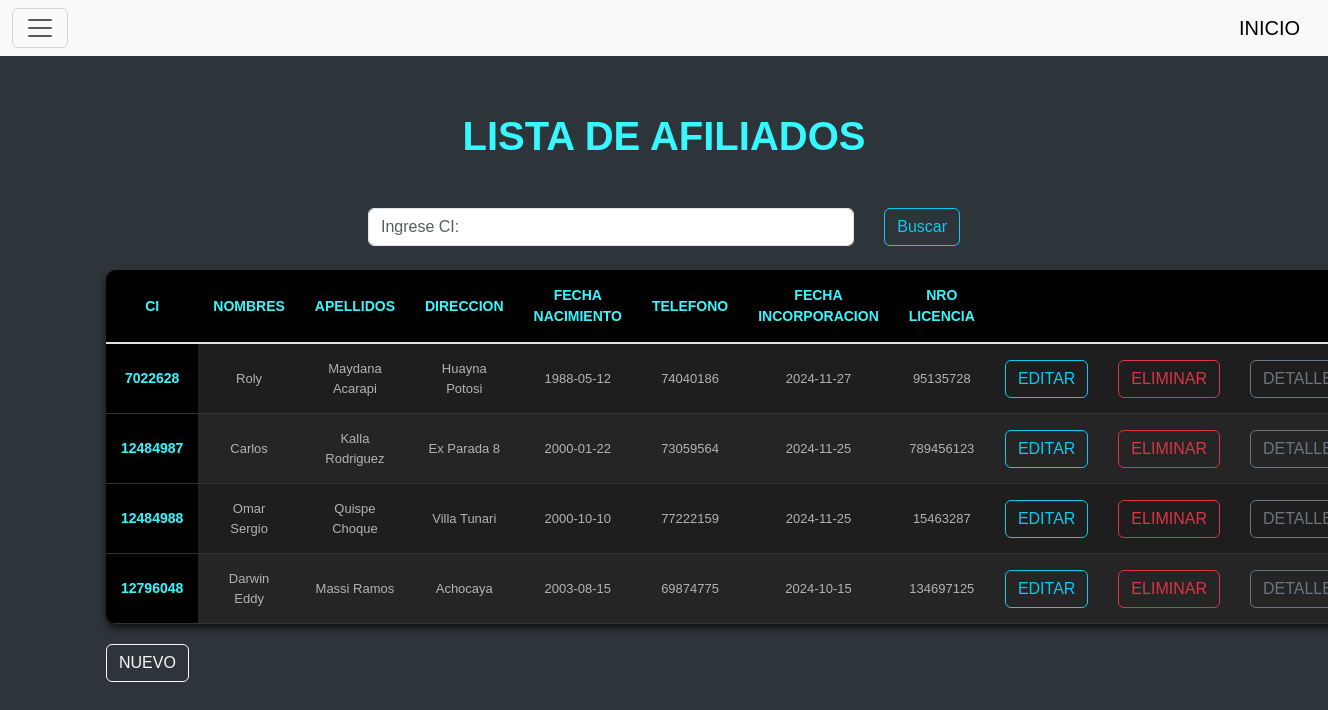
The app's page /afiliados, older data.
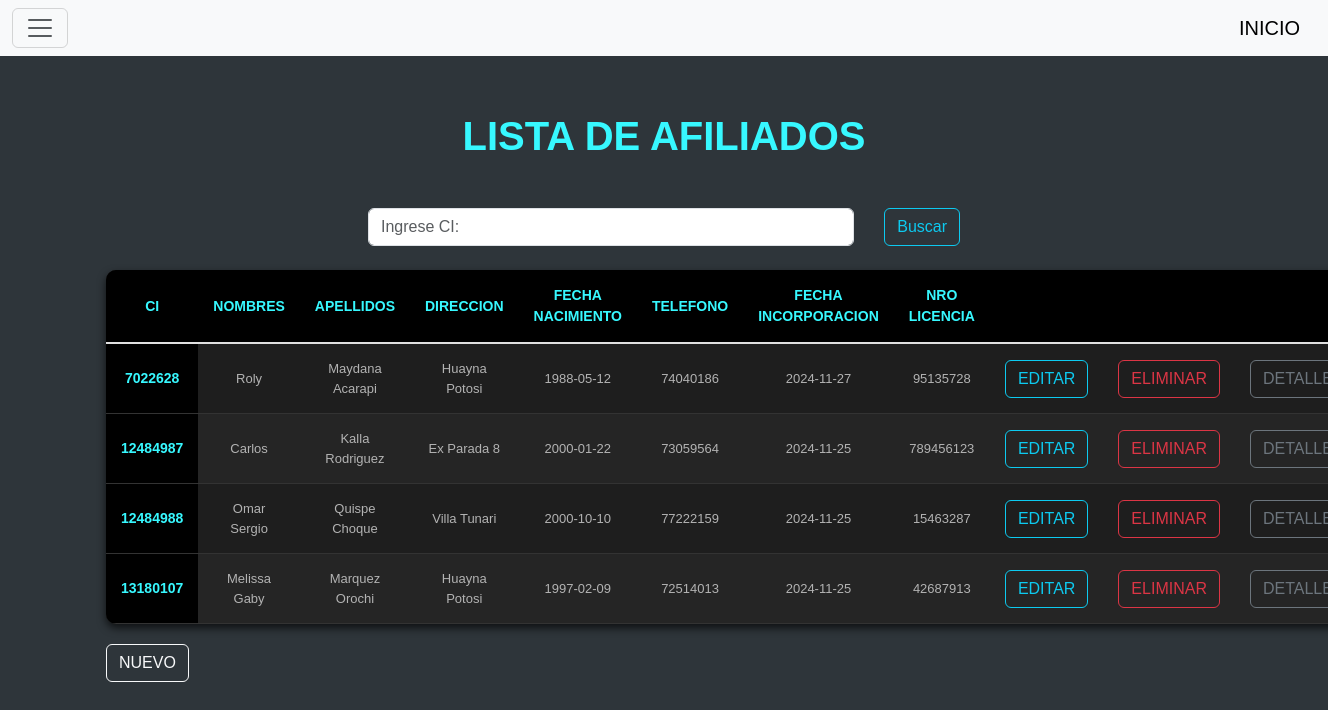
The same page, newer data.
### tables this page shows
CREATE TABLE afiliado(
        ci INTEGER PRIMARY KEY,
        nombres TEXT NOT NULL,
        apellidos TEXT NOT NULL,
        direccion TEXT NOT NULL,
        fecha_nacimiento DATE NOT NULL,
        telefono INTEGER NOT NULL,
        fecha_incorporacion DATE NOT NULL,
        nro_licencia TEXT NOT NULL
        );

### blueprints/afiliados/__init__.py (the view)
@afiliados_bp.route("/afiliados")
def index():
    conn=sqlite3.connect("star_service.db")
    conn.row_factory=sqlite3.Row
    cur=conn.cursor()
    cur.execute("SELECT * FROM afiliado ORDER BY fecha_incorporacion DESC")
    afiliados=cur.fetchall()
    return render_template("index_afiliado.html",afiliados=afiliados)

### blueprints/afiliados/templates/index_afiliado.html (shortened to what this page needs)
{% include 'header.html' %}
<div class="container mt-4">
  <h1 class="fw-bold">LISTA DE AFILIADOS</h1>
<br>
<form action="{{ url_for('afiliados.buscar_afi') }}" method="POST" class="mb-4">
  <br>
  <div class="row g-2 align-items-center">
      <div class="search-container">
          <input type="text" name="termino" id="termino" class="form-control"
                 value="{{ termino | default('') }}" placeholder="Ingrese CI:" required>
          <button type="submit" class="btn btn-outline-info">Buscar</button>
      </div>
  </div>
</form>
<table class="tabla-gris">
    <thead>
      <tr>
        <th scope="col">CI</th>
        <th scope="col">NOMBRES</th>
        <th scope="col">APELLIDOS</th>
        <th scope="col">DIRECCION</th>
        <th scope="col">FECHA NACIMIENTO</th>
        <th scope="col">TELEFONO</th>
        <th scope="col">FECHA INCORPORACION</th>
        <th scope="col">NRO LICENCIA</th>
        <th></th>
        <th></th>
        <th></th>
      </tr>
    </thead>
    <tbody class="table-group-divider">
        {% for item in afiliados %}
      <tr>
        <th scope="row">{{item['ci']}}</th>
        <td>{{item['nombres']}}</td>
        <td>{{item['apellidos']}}</td>
        <td>{{item['direccion']}}</td>
        <td>{{item['fecha_nacimiento']}}</td>
        <td>{{item['telefono']}}</td>
        <td>{{item['fecha_incorporacion']}}</td>
        <td>{{item['nro_licencia']}}</td>
        <td>
          <a href="/edit/{{item.ci}}" class="btn btn-outline-info">EDITAR</a>
        </td>
        <td>
          <a href="/borrar/{{item.ci}}" onclick="return(confirm('Esta seguro?'))" class="btn btn-outline-danger">ELIMINAR</a>
        </td>
        <td>
          <a href="{{url_for('afiliados.detalle_afiliado', ci=item.ci)}}" class="btn btn-outline-secondary">DETALLES</a>
        </td>
      </tr>
        {% endfor %}
    </tbody>
  </table>
  <div >
    <a href="{{url_for('afiliados.afiliado_crear')}}" class="btn btn-outline-light" >NUEVO</a>
  </div>
{% include 'footer.html' %}

### templates/header.html (shortened to what this page needs)
<!doctype html>
<html lang="es">
<head>
    <link href="https://cdn.jsdelivr.net/npm/bootstrap@5.3.3/dist/css/bootstrap.min.css" rel="stylesheet">
    <link rel="stylesheet" href="{{ url_for('static', filename='CSS/style_menu.css') }}">
</head>
<body>
    <nav class="navbar bg-body-tertiary fixed-top">
        <div class="container-fluid">
            <button class="navbar-toggler" type="button" data-bs-toggle="offcanvas" data-bs-target="#offcanvasNavbar" aria-controls="offcanvasNavbar" aria-label="Toggle navigation">
                <span class="navbar-toggler-icon"></span>
            </button>
            <div><a class="navbar-brand" href="/admin/dashboard">INICIO</a></div>
        </div>
    </nav>
</body>
</html>

### templates/footer.html (shortened to what this page needs)
</body>
</html>

### templates/header.html (style rules this page uses)
body { font-family: sans-serif; margin: 40px; background-color: #2e353a; color: #e0e0e0; }
h1 { text-align: center; color: #37f8ff; }
table { width: 80%; margin: 20px auto; border-collapse: collapse; background-color: #1e1e1e; border-radius: 10px; overflow: hidden; box-shadow: 0 4px 8px rgba(0, 0, 0, 0.7); }
th, td { padding: 15px; text-align: center; border-bottom: 1px solid #333; }
th { background-color: #000000; color: #37f8ff; text-transform: uppercase; font-size: 14px; }
tr:nth-child(even) { background-color: #252525; }
tr:nth-child(odd) { background-color: #1e1e1e; }
td { font-size: 13px; color: #b3b3b3; }
.search-container { display: flex; align-items: center; gap: 30px; max-width: 600px; margin: 0 auto; }
.search-container input { flex: 1; }

Row changes from the older to the newer data that the page shows:
removed afiliado: ci "12796048", nombres "Darwin Eddy", apellidos "Massi Ramos", direccion "Achocaya", fecha_nacimiento "2003-08-15", telefono "69874775", fecha_incorporacion "2024-10-15", nro_licencia "134697125"
added afiliado: ci "13180107", nombres "Melissa Gaby", apellidos "Marquez Orochi", direccion "Huayna Potosi", fecha_nacimiento "1997-02-09", telefono "72514013", fecha_incorporacion "2024-11-25", nro_licencia "42687913"
